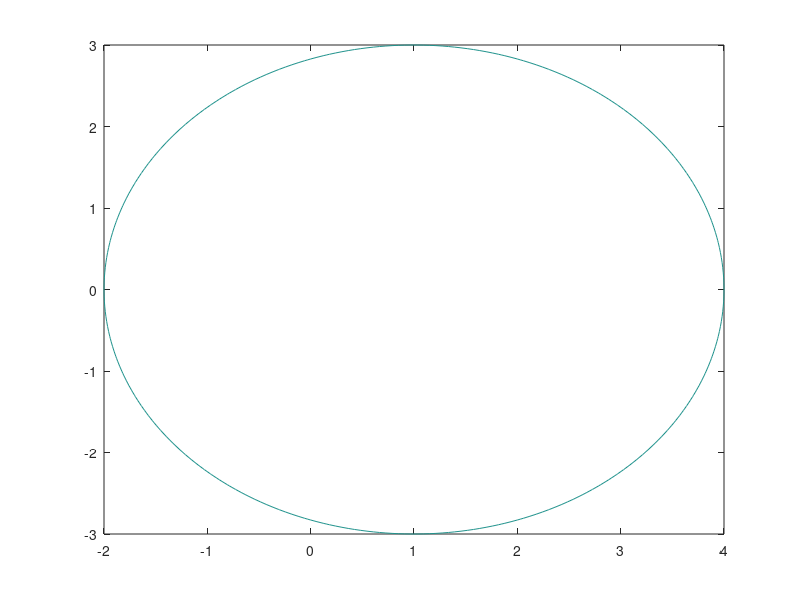

Source code (MATLAB): (Note: this script raises an error after producing the figure.)
clear;
clc;
moe = .000001;
x_center = 1;
y_center = 0;
alpha = 1;
R = 3;

ptime = .005;
x_min = x_center - R;
x_max = x_center + R;
y_min = y_center - R;
y_max = y_center + R;
shift = 1;
size_lsp = 100;
x_lsp = linspace(x_min, x_max, size_lsp);
y_lsp = linspace(y_min, y_max, size_lsp);
[X,Y] = meshgrid(x_lsp,y_lsp);
T_start = 0;
T_final = 500;
opts = odeset('Events', @(t, x) collision_event(t, x, x_center, y_center, R));
x0 = [0; 1];
v0 = [1; .5];
y0 = [x0(1); v0(1); x0(2); v0(2)];
circle_func = @(x, y) (x - x_center).^2 + (y - y_center).^2 - R^2;
% old_Y = y0';
Z = circle_func(X,Y);
contour(X, Y, Z, [0,0]);
hold on;
while 1
    [T, Y] = ode45(@odefun, [T_start, T_final], y0, opts);
    disp(T(end));
    T_start = T(end);
    if (abs((Y(end, 1) - x_center)^2 + (Y(end, 3) - y_center)^2 - R^2) <= moe) 
        y0(1) = Y(end, 1);
        y0(3) = Y(end, 3);
        v1 = reflection(y0, x_center, y_center, R, alpha);
        y0(2) = v1(1);
        y0(4) = v1(2);
    end
%     new_Y = cat(1, old_Y, Y);
    plot(Y(:, 1), Y(:, 3), '-r');
    axis([x_min - shift, x_max + shift, y_min - shift, y_max + shift]);
    grid on;
    pause(ptime);
%     old_Y = Y;
    if (T(end) >= T_final)
        break
    end
end
hold off;